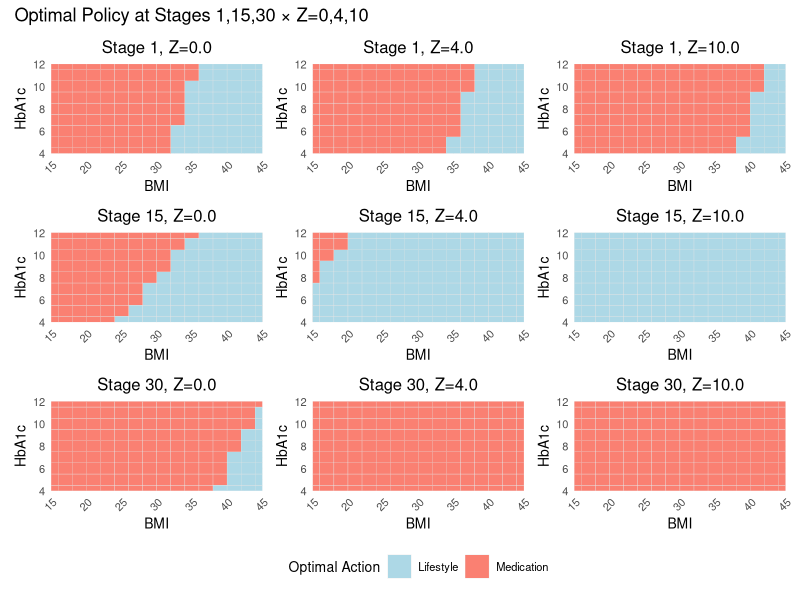

This chart was generated by the following R code: (Note: this script raises an error after producing the figure.)
simulate_dtr_data <- function(N, T = 30, seed = 123) {
  set.seed(seed)
  df <- data.frame(id = 1:N, M = rnorm(N, 0, 1))
  df$S_H1 <- rnorm(N, 6, 1)
  df$S_B1 <- rnorm(N, 30, 2)
  X <- Z <- matrix(0, N, T)
  S_H <- S_B <- matrix(0, N, T + 1)
  S_H[,1] <- df$S_H1; S_B[,1] <- df$S_B1
  alpha0 <- 0; alpha1 <- -0.4; alpha2 <- 0.2
  beta_H0 <- 0.05; beta_H1 <- -0.20; beta_Hm <- -0.10
  beta_B0 <- 0.02; beta_B1 <- 0.10; beta_Bm <- -0.05
  sigma_H <- 0.1; sigma_B <- 0.2; sigma_Z <- 0.5
  for (t in 1:T) {
    Z[,t]   <- df$M * 0.8 + rnorm(N, sd = sigma_Z)
    logit_p <- alpha0 + alpha1 * S_H[,t] + alpha2 * S_B[,t]
    p_t     <- 1 / (1 + exp(-logit_p))
    X[,t]   <- rbinom(N, 1, p_t)
    S_H[,t+1] <- S_H[,t] + beta_H0 + beta_H1 * X[,t] + beta_Hm * df$M + rnorm(N, sigma_H)
    S_B[,t+1] <- S_B[,t] + beta_B0 + beta_B1 * X[,t] + beta_Bm * df$M + rnorm(N, sigma_B)
  }
  sim_df <- df
  for (t in 1:(T+1)) sim_df[[paste0("S_H",t)]] <- S_H[,t]
  for (t in 1:(T+1)) sim_df[[paste0("S_B",t)]] <- S_B[,t]
  for (t in 1:T)    sim_df[[paste0("Z",t)]]  <- Z[,t]
  for (t in 1:T)    sim_df[[paste0("X",t)]]  <- X[,t]
  sim_df$Y <- -sim_df[[paste0("S_H", T+1)]]
  sim_df
}

weighted_qlearning <- function(df, T = 30, gamma = 1.0) {
  n <- nrow(df)
  mu_H <- sd_H <- mu_B <- sd_B <- mu_Z <- sd_Z <- vector("list", T)
  for (t in 1:T) {
    mu_H[[t]] <- mean(df[[paste0("S_H",t)]])
    sd_H[[t]] <- sd(df[[paste0("S_H",t)]])
    mu_B[[t]] <- mean(df[[paste0("S_B",t)]])
    sd_B[[t]] <- sd(df[[paste0("S_B",t)]])
    mu_Z[[t]] <- mean(df[[paste0("Z",t)]])
    sd_Z[[t]] <- sd(df[[paste0("Z",t)]])
    df[[paste0("sH",t)]] <- (df[[paste0("S_H",t)]] - mu_H[[t]]) / sd_H[[t]]
    df[[paste0("sB",t)]] <- (df[[paste0("S_B",t)]] - mu_B[[t]]) / sd_B[[t]]
    df[[paste0("sZ",t)]] <- (df[[paste0("Z",t)]]   - mu_Z[[t]]) / sd_Z[[t]]
  }
  w <- matrix(NA, n, T)
  betas <- vector("list", T); V <- matrix(0, n, T+1)
  for (t in 1:T) {
    ps_mod <- glm(df[[paste0("X",t)]] ~ df[[paste0("sH",t)]] + df[[paste0("sB",t)]], family = binomial)
    p1     <- predict(ps_mod, type = "response")
    p_i    <- ifelse(df[[paste0("X",t)]] == 1, p1, 1 - p1)
    w[,t]  <- 1 / p_i
  }
  for (t in T:1) {
    X_t <- df[[paste0("X",t)]]
    sH  <- df[[paste0("sH",t)]]; sB <- df[[paste0("sB",t)]]; sZ <- df[[paste0("sZ",t)]]
    Phi <- cbind(1, sH, sB, sZ, X_t, sH * X_t, sB * X_t, sZ * X_t)
    y_t <- if (t == T) df$Y else gamma * V[,t+1]
    W   <- diag(w[,t]); beta <- solve(t(Phi) %*% W %*% Phi, t(Phi) %*% W %*% y_t)
    betas[[t]] <- beta; V[,t] <- pmax(Phi[,1:4] %*% beta[1:4], Phi %*% beta)
  }
  list(betas = betas, V = V)
}

library(dplyr)
H_grid <- 4:12
B_grid <- seq(15, 45, 2)
Z_grid <- seq(0, 10, 2)
state_map_df <- expand.grid(H = H_grid, B = B_grid, Z = Z_grid) %>%
  mutate(s_idx = row_number())

make_pi_matrix <- function(result, state_map_df, T = 30) {
  mu_H <- sapply(1:T, function(t) mean(sim_df[[paste0("S_H", t)]]))
  sd_H <- sapply(1:T, function(t) sd(sim_df[[paste0("S_H", t)]]))
  mu_B <- sapply(1:T, function(t) mean(sim_df[[paste0("S_B", t)]]))
  sd_B <- sapply(1:T, function(t) sd(sim_df[[paste0("S_B", t)]]))
  mu_Z <- sapply(1:T, function(t) mean(sim_df[[paste0("Z",   t)]]))
  sd_Z <- sapply(1:T, function(t) sd(sim_df[[paste0("Z",   t)]]))
  pi_matrix <- matrix(NA, nrow(state_map_df), T)
  for (t in 1:T) {
    beta <- result$betas[[t]]
    df_grid <- state_map_df %>%
      mutate(
        sH = (H - mu_H[t]) / sd_H[t],
        sB = (B - mu_B[t]) / sd_B[t],
        sZ = (Z - mu_Z[t]) / sd_Z[t]
      )
    Q0 <- as.numeric(cbind(1, df_grid$sH, df_grid$sB, df_grid$sZ, 0, 0, 0, 0) %*% beta)
    Q1 <- as.numeric(cbind(1, df_grid$sH, df_grid$sB, df_grid$sZ, 1, df_grid$sH, df_grid$sB, df_grid$sZ) %*% beta)
    pi_matrix[,t] <- ifelse(Q1 > Q0, 1, 0)
  }
  pi_matrix
}

library(ggplot2); library(dplyr); library(patchwork)

plot_policy_slice <- function(stage_t, z_idx, pi_matrix, state_map_df,
                              h_bins, b_bins, z_bins) {
  if (stage_t < 1 || stage_t > ncol(pi_matrix)) stop("Invalid stage_t")
  if (z_idx   < 1 || z_idx   > length(z_bins)) stop("Invalid z_idx")
  policy_for_stage <- data.frame(s_idx = seq_len(nrow(pi_matrix)), Action = pi_matrix[, stage_t])
  policy_data <- left_join(policy_for_stage, state_map_df, by = "s_idx")
  policy_slice <- policy_data %>%
    filter(Z == z_bins[z_idx]) %>%
    mutate(
      H_center      = H,
      B_center      = B,
      Action_Factor = factor(Action, levels = c(0,1), labels = c("Lifestyle","Medication"))
    )
  req_levs <- c("Lifestyle","Medication")
  pres_levs <- unique(policy_slice$Action_Factor)
  dummy_rows <- list()
  dh <- min(h_bins) - (max(h_bins)-min(h_bins))
  db <- min(b_bins) - (max(b_bins)-min(b_bins))
  if (!"Lifestyle" %in% pres_levs)  dummy_rows[["Lifestyle"]]  <- data.frame(H_center=dh, B_center=db, Action_Factor=factor("Lifestyle", req_levs))
  if (!"Medication" %in% pres_levs) dummy_rows[["Medication"]] <- data.frame(H_center=dh, B_center=db, Action_Factor=factor("Medication", req_levs))
  plot_data_final <- if (length(dummy_rows)) bind_rows(policy_slice, bind_rows(dummy_rows)) else policy_slice
  
  ggplot(plot_data_final, aes(x = B_center, y = H_center, fill = Action_Factor)) +
    geom_tile(color = "grey90", linewidth = 0.1) +
    scale_fill_manual(values = c("Lifestyle" = "lightblue", "Medication" = "salmon"),
                      name = "Optimal Action", drop = FALSE) +
    scale_x_continuous(expand = c(0,0), breaks = scales::pretty_breaks()) +
    scale_y_continuous(expand = c(0,0), breaks = scales::pretty_breaks()) +
    coord_cartesian(xlim = range(b_bins), ylim = range(h_bins), expand = FALSE) +
    labs(title = sprintf("Stage %d, Z=%.1f", stage_t, z_bins[z_idx]), x = "BMI", y = "HbA1c") +
    theme_minimal(base_size = 10) +
    theme(
      plot.title      = element_text(hjust = 0.5, size = 12),
      axis.text.x     = element_text(angle = 45, hjust = 1, size = 8),
      axis.text.y     = element_text(size = 8)
    )
}

stages_to_plot <- c(1, 15, 30)
z_values       <- c(0, 4, 10)
z_indices      <- match(z_values, Z_grid)
sim_df       <- simulate_dtr_data(2000)
result       <- weighted_qlearning(sim_df)
pi_matrix    <- make_pi_matrix(result, state_map_df)

each_plot <- list()
for (t in stages_to_plot) {
  for (zi in z_indices) {
    if (!is.na(zi)) {
      each_plot[[paste0("S",t,"_Z",z_values[which(z_indices==zi)])]] <-
        plot_policy_slice(t, zi, pi_matrix, state_map_df, H_grid, B_grid, Z_grid)
    }
  }
}

combined_plot <- wrap_plots(each_plot,
                            ncol = length(z_values),
                            widths = rep(1.5, length(z_values)),
                            heights = rep(1, length(stages_to_plot)),
                            guides = "collect"
) & theme(legend.position = "bottom")

final_plot <- combined_plot +
  plot_annotation(title = "Optimal Policy at Stages 1,15,30 × Z=0,4,10")

print(final_plot)

beta30 <- betas[[30]]

phi0_x30 <- c(1, 8.087, 0.627, 1.364, 0, 0, 0, 0)
phi1_x30 <- c(1, 8.087, 0.627, 1.364, 1, 8.087, 0.627, 1.364)

Q0_x30 <- sum(phi0_x30 * beta30)
Q1_x30 <- sum(phi1_x30 * beta30)
V30_x  <- max(Q0_x30, Q1_x30)

cat(sprintf("Q30(sx,0) = %.4f\n", Q0_x30))
cat(sprintf("Q30(sx,1) = %.4f\n", Q1_x30))
cat(sprintf("V30(sx)   = %.4f\n\n", V30_x))

phi0_y30 <- c(1, 5.528, 0.494, 3.000, 0, 0, 0, 0)
phi1_y30 <- c(1, 5.528, 0.494, 3.000, 1, 5.528, 0.494, 3.000)

Q0_y30 <- sum(phi0_y30 * beta30)
Q1_y30 <- sum(phi1_y30 * beta30)
V30_y  <- max(Q0_y30, Q1_y30)

cat(sprintf("Q30(sy,0) = %.4f\n", Q0_y30))
cat(sprintf("Q30(sy,1) = %.4f\n", Q1_y30))
cat(sprintf("V30(sy)   = %.4f\n\n", V30_y))

Ystar_29 <- V30_y
cat(sprintf("Y*_{29}   = %.4f\n\n", Ystar_29))

beta29 <- betas[[29]]

phi0_x29 <- c(1, 8.246, 0.596, 1.366, 0, 0, 0, 0)
phi1_x29 <- c(1, 8.246, 0.596, 1.366, 1, 8.246, 0.596, 1.366)

Q0_x29 <- sum(phi0_x29 * beta29)
Q1_x29 <- sum(phi1_x29 * beta29)
V29_x  <- max(Q0_x29, Q1_x29)

cat(sprintf("Q29(sx,0) = %.4f\n", Q0_x29))
cat(sprintf("Q29(sx,1) = %.4f\n", Q1_x29))
cat(sprintf("V29(sx)   = %.4f\n", V29_x))
